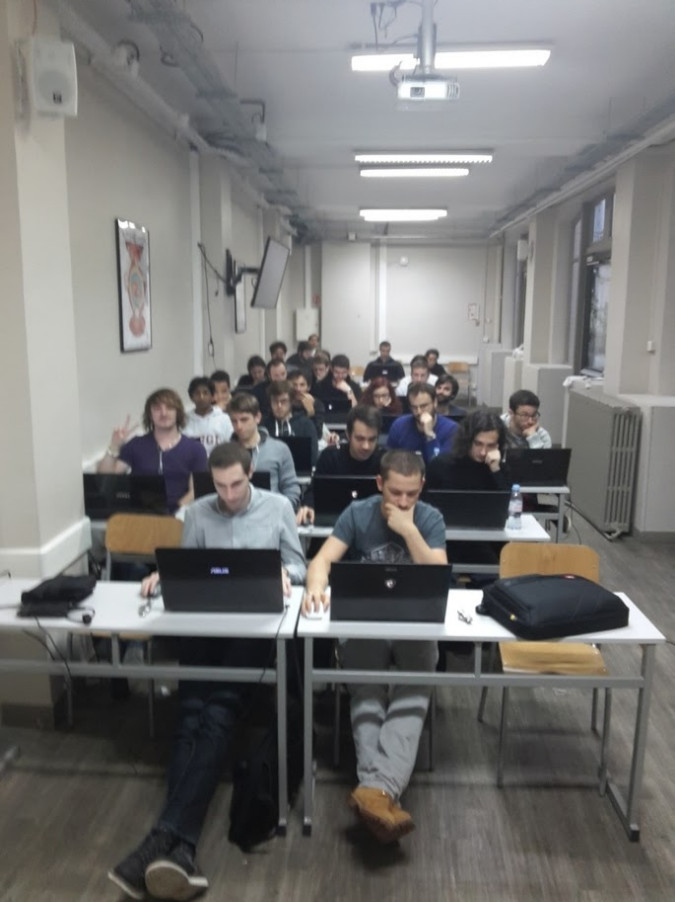
//> input picture Disparity/img/image1.jpg, 676 x 902 px
$ ./Disparity   (built with g++ and OpenCV 4)
//> lines starting //> are read from the running program, lines starting //| are printed output that depends on the picture

#include <opencv2/opencv.hpp>

#include <iostream>
#include <string>

std::vector<cv::Point2f> points1, points2;
const int minPoint = 10;

std::vector<cv::Point2f> purgePoint(std::vector<cv::Point2f>& points, std::vector<uchar>& status) {
	std::vector<cv::Point2f> result;
	for (size_t i = 0; i < points.size(); i++)
		if (status[i] > 0)
			result.push_back(points[i]);
	return result;
}

void rectify(cv::Mat& img1,
	cv::Mat& img2,
	std::vector<cv::Point2f>& points1,
	std::vector<cv::Point2f>& points2,
	cv::Mat& rectifyImg1,
	cv::Mat& rectifyImg2) {
	cv::Mat fMat = cv::findFundamentalMat(points1, points2);
	cv::Mat h1, h2;
	cv::stereoRectifyUncalibrated(points1, points2, fMat, img1.size(), h1, h2);
	cv::warpPerspective(img1, rectifyImg1, h1, img1.size());
	cv::warpPerspective(img2, rectifyImg2, h2, img2.size());

}

void computeDisparity(cv::Mat& rImg1, cv::Mat& rImg2, cv::Mat& outDisp) {
	cv::Mat disp;
	auto sbm = cv::StereoBM::create();
	sbm->compute(rImg1, rImg2, disp);
	double min, max;
	cv::minMaxLoc(disp, &min, &max);
	double coef = 255. / (max - min);
	double offset = -min * 255. / (max - min);
	outDisp = offset + (disp * coef);
	outDisp.convertTo(outDisp, CV_8U);
}

const std::string SET_NUMBER = "1";
const int RESIZE_FACTOR = 1.5;

int main(int argc, char** argv)
{
	cv::Mat ri1, ri2, disp, dispShow, rect, rectShow, hImg, hImgShow;
	std::vector<uchar> status;
	std::vector<float> err;
	// Read the image file
	cv::Mat image1 = cv::imread("./img/set" + SET_NUMBER + "/image1.jpg");
//> image1 is the input picture: 902 rows x 676 cols, CV_8UC3; mean B, G, R 115.8, 117.1, 117.8
	if (image1.empty()) // Check for failure
	{
		std::cout << "Could not open or find the image 1" << std::endl;
		system("pause"); //wait for any key press
		return -1;
	}
	cv::Mat image1G;
	cv::cvtColor(image1, image1G, cv::COLOR_RGB2GRAY);
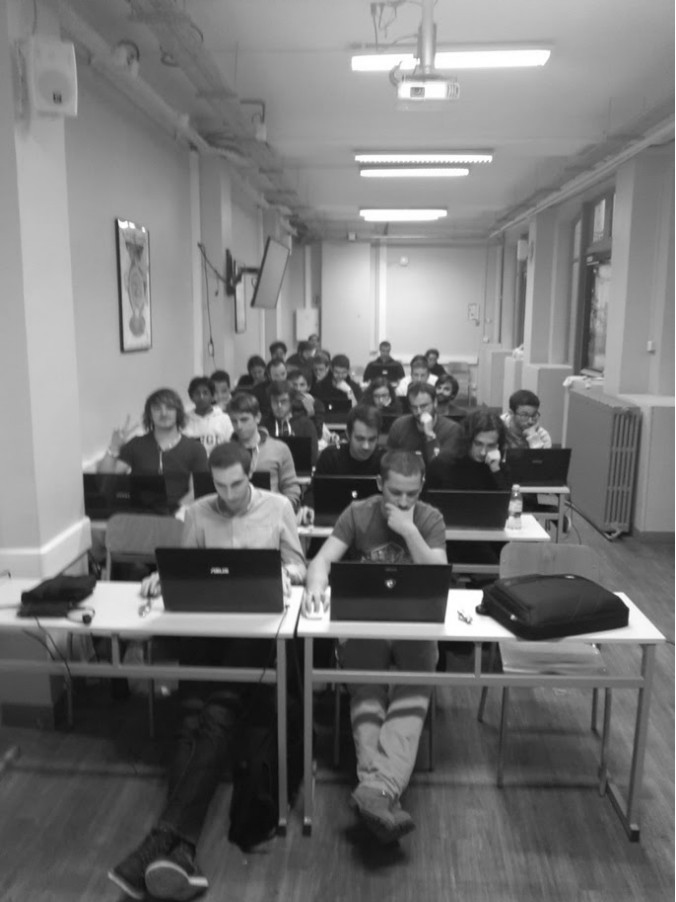
//> image1G: 902 rows x 676 cols, CV_8UC1; min 10, max 255, mean 116.7

	cv::Mat image2 = cv::imread("./img/set" + SET_NUMBER + "/image2.jpg");
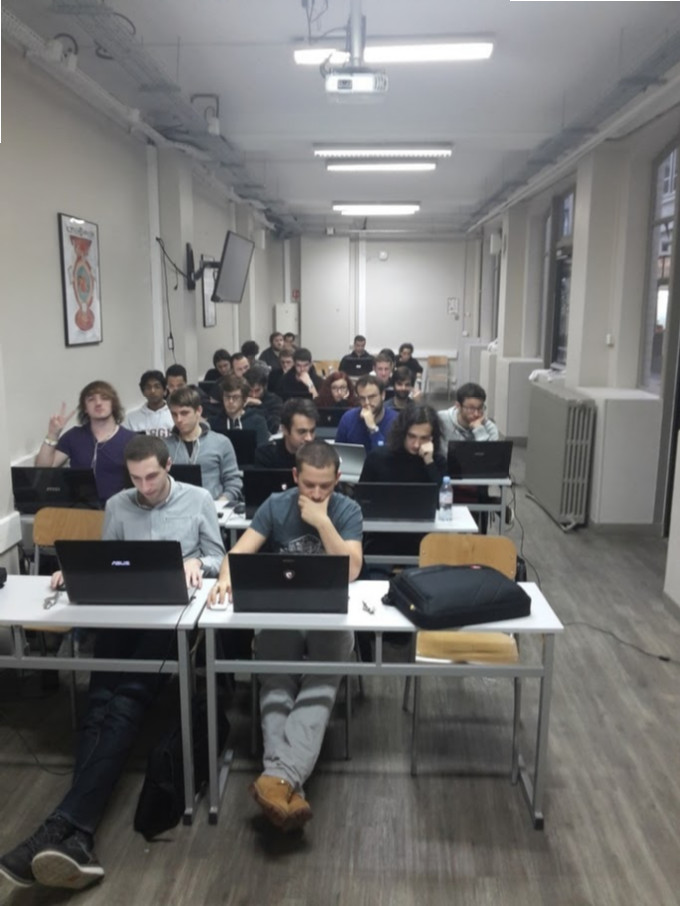
//> input picture Disparity/img/image2.jpg, 680 x 906 px
//> image2 is the input picture: 906 rows x 680 cols, CV_8UC3; mean B, G, R 113.3, 114.4, 115.2
	if (image2.empty()) // Check for failure
	{
		std::cout << "Could not open or find the image 2" << std::endl;
		system("pause"); //wait for any key press
		return -1;
	}
	cv::Mat image2G;
	cv::cvtColor(image2, image2G, cv::COLOR_RGB2GRAY);
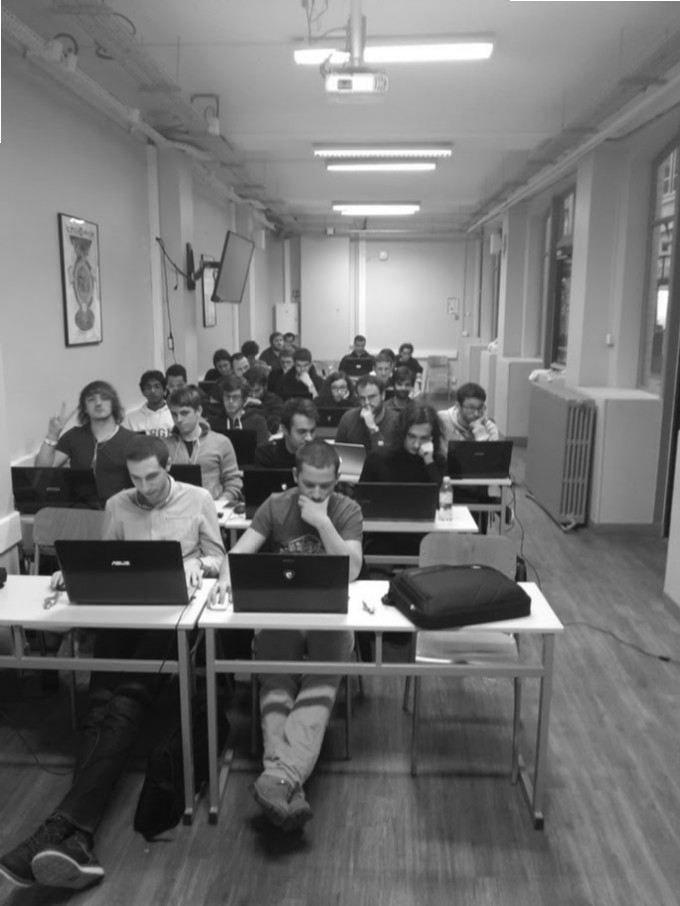
//> image2G: 906 rows x 680 cols, CV_8UC1; min 9, max 255, mean 114.1

	cv::goodFeaturesToTrack(image1G, points1, 3000, 0.05, 5);
//> points1 = 490 Points (x, y), first 12: [330, 408], [277, 435], [354, 496], [515, 495], [324, 424], [338, 447], [313, 467], [512, 615], [481, 591], [405, 394], [433, 384], [289, 434]

	if (points1.size() < minPoint)
		return 1;

//> (the run ends here: the program stops with an error, at `cv::calcOpticalFlowPyrLK(image1G, image2G, points1, points2, status, e..`)
